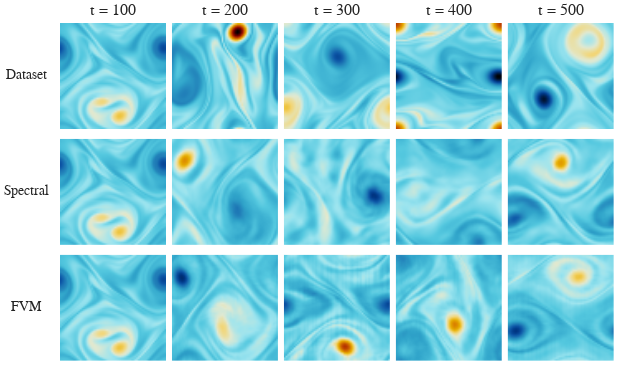

Notebook code cell kept with this figure:
### Code cell
import plotly.subplots as subplots
rows=3
cols=5
fig = subplots.make_subplots(rows,cols,vertical_spacing=0.01,horizontal_spacing=0.01, 
                             #row_titles=['Dataset', 'Spectral', 'FDM', 'FVM'],
                             column_titles=['t = 100', 't = 200', 't = 300', 't = 400', 't = 500'])
#fig.add_trace(go.Heatmap(z=du_fvm['dwdx'][0,...,0], showscale=False),1,1)

for i, type in enumerate(['Dataset', 'Spectral', 'FVM']):
    for j, time_step in enumerate([100,200,300,400,500]):
        if type == 'Dataset':
            data = dataset[rollout_idx,100:,...]
        else:
            data = models[f'{type}_H2_reg']['data'][...,0]

        fig.add_trace(go.Heatmap(z=data[time_step-100,...], showscale=False, coloraxis='coloraxis1', zsmooth='fast'),i+1,j+1)


#fig.add_trace(go.Heatmap(z=first_soblev[0,...,0].real, showscale=False),1,3)
for i in range(1, rows*cols + 1):
    fig.update_xaxes(scaleanchor=f"y{i}", ticks='', scaleratio=1, linecolor='rgba(0,0,0,0)', showgrid=False, showticklabels=False, row=(i-1)//cols + 1, col=(i-1)%cols + 1)
    fig.update_yaxes(constrain='domain', ticks='', linecolor='rgba(0,0,0,0)', showgrid=False, showticklabels=False, row=(i-1)//cols + 1, col=(i-1)%cols + 1)
fig.update_layout(
    font=dict(family="Times New Roman", size=11), template = "simple_white",
    #xaxis=dict(showticklabels=True, showgrid=True, zeroline=False, linecolor='rgba(0,0,0,0)', title='Angle', scaleanchor='y', scaleratio=1.5, title_standoff=0),
    #yaxis=dict(showticklabels=True, showgrid=True, zeroline=False, linecolor='rgba(0,0,0,0)', title='Radius'),
    #plot_bgcolor='rgba(0,0,0,0)',    # Background color inside the plot area
    width=px_width*1, showlegend=False, margin=dict(l=60, r=10, t=20, b=10), height = px_width*0.6, 
    coloraxis1=dict(colorscale='IceFire', showscale=False),
)
# for ann in fig['layout']['annotations']:
#     ann['y'] -= 0.03  # reduce y offset (smaller -> closer)
for i, t in enumerate(['Dataset', 'Spectral', 'FVM']):
    fig.add_annotation(
        text=t,
        x=-0.06,           # slightly left of the axis
        y=S/2,    # evenly spaced from bottom (0) to top (1)
        xref='paper',xanchor='center',
        yref=f'y{cols*i+1}',
        showarrow=False,
        textangle=0,
        font=dict(size=14)
    )

# for i in range(len(fig.layout.annotations)):
#    fig.layout.annotations[i].y = 0.93  # Adjust y coordinate closer to plot
fig.show()
fig.write_image(f"{figure_path}/MNO_KF500_rollout_timesteps.pdf")

### Figure 1 — Plotly figure (JSON) as saved in the notebook; plotly's stock layout.template omitted (floating-point values rounded to 4 significant figures; data arrays with more than 128 entries replaced by an {"elided": "..."} marker saying what was removed)
{"data": [{"coloraxis": "coloraxis", "showscale": false, "type": "heatmap", "xaxis": "x", "yaxis": "y", "z": {"elided": "64x64 float values"}, "zsmooth": "fast"}, {"coloraxis": "coloraxis", "showscale": false, "type": "heatmap", "xaxis": "x2", "yaxis": "y2", "z": {"elided": "64x64 float values"}, "zsmooth": "fast"}, {"coloraxis": "coloraxis", "showscale": false, "type": "heatmap", "xaxis": "x3", "yaxis": "y3", "z": {"elided": "64x64 float values"}, "zsmooth": "fast"}, {"coloraxis": "coloraxis", "showscale": false, "type": "heatmap", "xaxis": "x4", "yaxis": "y4", "z": {"elided": "64x64 float values"}, "zsmooth": "fast"}, {"coloraxis": "coloraxis", "showscale": false, "type": "heatmap", "xaxis": "x5", "yaxis": "y5", "z": {"elided": "64x64 float values"}, "zsmooth": "fast"}, {"coloraxis": "coloraxis", "showscale": false, "type": "heatmap", "xaxis": "x6", "yaxis": "y6", "z": {"elided": "64x64 float values"}, "zsmooth": "fast"}, {"coloraxis": "coloraxis", "showscale": false, "type": "heatmap", "xaxis": "x7", "yaxis": "y7", "z": {"elided": "64x64 float values"}, "zsmooth": "fast"}, {"coloraxis": "coloraxis", "showscale": false, "type": "heatmap", "xaxis": "x8", "yaxis": "y8", "z": {"elided": "64x64 float values"}, "zsmooth": "fast"}, {"coloraxis": "coloraxis", "showscale": false, "type": "heatmap", "xaxis": "x9", "yaxis": "y9", "z": {"elided": "64x64 float values"}, "zsmooth": "fast"}, {"coloraxis": "coloraxis", "showscale": false, "type": "heatmap", "xaxis": "x10", "yaxis": "y10", "z": {"elided": "64x64 float values"}, "zsmooth": "fast"}, {"coloraxis": "coloraxis", "showscale": false, "type": "heatmap", "xaxis": "x11", "yaxis": "y11", "z": {"elided": "64x64 float values"}, "zsmooth": "fast"}, {"coloraxis": "coloraxis", "showscale": false, "type": "heatmap", "xaxis": "x12", "yaxis": "y12", "z": {"elided": "64x64 float values"}, "zsmooth": "fast"}, {"coloraxis": "coloraxis", "showscale": false, "type": "heatmap", "xaxis": "x13", "yaxis": "y13", "z": {"elided": "64x64 float values"}, "zsmooth": "fast"}, {"coloraxis": "coloraxis", "showscale": false, "type": "heatmap", "xaxis": "x14", "yaxis": "y14", "z": {"elided": "64x64 float values"}, "zsmooth": "fast"}, {"coloraxis": "coloraxis", "showscale": false, "type": "heatmap", "xaxis": "x15", "yaxis": "y15", "z": {"elided": "64x64 float values"}, "zsmooth": "fast"}], "layout": {"annotations": [{"font": {"size": 16}, "showarrow": false, "text": "t = 100", "x": 0.096, "xanchor": "center", "xref": "paper", "y": 1, "yanchor": "bottom", "yref": "paper"}, {"font": {"size": 16}, "showarrow": false, "text": "t = 200", "x": 0.298, "xanchor": "center", "xref": "paper", "y": 1, "yanchor": "bottom", "yref": "paper"}, {"font": {"size": 16}, "showarrow": false, "text": "t = 300", "x": 0.5, "xanchor": "center", "xref": "paper", "y": 1, "yanchor": "bottom", "yref": "paper"}, {"font": {"size": 16}, "showarrow": false, "text": "t = 400", "x": 0.702, "xanchor": "center", "xref": "paper", "y": 1, "yanchor": "bottom", "yref": "paper"}, {"font": {"size": 16}, "showarrow": false, "text": "t = 500", "x": 0.904, "xanchor": "center", "xref": "paper", "y": 1, "yanchor": "bottom", "yref": "paper"}, {"font": {"size": 14}, "showarrow": false, "text": "Dataset", "textangle": 0, "x": -0.06, "xanchor": "center", "xref": "paper", "y": 32, "yref": "y"}, {"font": {"size": 14}, "showarrow": false, "text": "Spectral", "textangle": 0, "x": -0.06, "xanchor": "center", "xref": "paper", "y": 32, "yref": "y6"}, {"font": {"size": 14}, "showarrow": false, "text": "FVM", "textangle": 0, "x": -0.06, "xanchor": "center", "xref": "paper", "y": 32, "yref": "y11"}], "coloraxis": {"colorscale": [[0, "#000000"], [0.0625, "#001f4d"], [0.125, "#003786"], [0.1875, "#0e58a8"], [0.25, "#217eb8"], [0.3125, "#30a4ca"], [0.375, "#54c8df"], [0.4375, "#9be4ef"], [0.5, "#e1e9d1"], [0.5625, "#f3d573"], [0.625, "#e7b000"], [0.6875, "#da8200"], [0.75, "#c65400"], [0.8125, "#ac2301"], [0.875, "#820000"], [0.9375, "#4c0000"], [1, "#000000"]], "showscale": false}, "font": {"family": "Times New Roman", "size": 11}, "height": 374.4, "margin": {"b": 10, "l": 60, "r": 10, "t": 20}, "showlegend": false, "width": 624, "xaxis": {"anchor": "y", "domain": [0, 0.192], "linecolor": "rgba(0,0,0,0)", "scaleanchor": "y", "scaleratio": 1, "showgrid": false, "showticklabels": false, "ticks": ""}, "xaxis10": {"anchor": "y10", "domain": [0.808, 1], "linecolor": "rgba(0,0,0,0)", "scaleanchor": "y10", "scaleratio": 1, "showgrid": false, "showticklabels": false, "ticks": ""}, "xaxis11": {"anchor": "y11", "domain": [0, 0.192], "linecolor": "rgba(0,0,0,0)", "scaleanchor": "y11", "scaleratio": 1, "showgrid": false, "showticklabels": false, "ticks": ""}, "xaxis12": {"anchor": "y12", "domain": [0.202, 0.394], "linecolor": "rgba(0,0,0,0)", "scaleanchor": "y12", "scaleratio": 1, "showgrid": false, "showticklabels": false, "ticks": ""}, "xaxis13": {"anchor": "y13", "domain": [0.404, 0.596], "linecolor": "rgba(0,0,0,0)", "scaleanchor": "y13", "scaleratio": 1, "showgrid": false, "showticklabels": false, "ticks": ""}, "xaxis14": {"anchor": "y14", "domain": [0.606, 0.798], "linecolor": "rgba(0,0,0,0)", "scaleanchor": "y14", "scaleratio": 1, "showgrid": false, "showticklabels": false, "ticks": ""}, "xaxis15": {"anchor": "y15", "domain": [0.808, 1], "linecolor": "rgba(0,0,0,0)", "scaleanchor": "y15", "scaleratio": 1, "showgrid": false, "showticklabels": false, "ticks": ""}, "xaxis2": {"anchor": "y2", "domain": [0.202, 0.394], "linecolor": "rgba(0,0,0,0)", "scaleanchor": "y2", "scaleratio": 1, "showgrid": false, "showticklabels": false, "ticks": ""}, "xaxis3": {"anchor": "y3", "domain": [0.404, 0.596], "linecolor": "rgba(0,0,0,0)", "scaleanchor": "y3", "scaleratio": 1, "showgrid": false, "showticklabels": false, "ticks": ""}, "xaxis4": {"anchor": "y4", "domain": [0.606, 0.798], "linecolor": "rgba(0,0,0,0)", "scaleanchor": "y4", "scaleratio": 1, "showgrid": false, "showticklabels": false, "ticks": ""}, "xaxis5": {"anchor": "y5", "domain": [0.808, 1], "linecolor": "rgba(0,0,0,0)", "scaleanchor": "y5", "scaleratio": 1, "showgrid": false, "showticklabels": false, "ticks": ""}, "xaxis6": {"anchor": "y6", "domain": [0, 0.192], "linecolor": "rgba(0,0,0,0)", "scaleanchor": "y6", "scaleratio": 1, "showgrid": false, "showticklabels": false, "ticks": ""}, "xaxis7": {"anchor": "y7", "domain": [0.202, 0.394], "linecolor": "rgba(0,0,0,0)", "scaleanchor": "y7", "scaleratio": 1, "showgrid": false, "showticklabels": false, "ticks": ""}, "xaxis8": {"anchor": "y8", "domain": [0.404, 0.596], "linecolor": "rgba(0,0,0,0)", "scaleanchor": "y8", "scaleratio": 1, "showgrid": false, "showticklabels": false, "ticks": ""}, "xaxis9": {"anchor": "y9", "domain": [0.606, 0.798], "linecolor": "rgba(0,0,0,0)", "scaleanchor": "y9", "scaleratio": 1, "showgrid": false, "showticklabels": false, "ticks": ""}, "yaxis": {"anchor": "x", "constrain": "domain", "domain": [0.6733, 1], "linecolor": "rgba(0,0,0,0)", "showgrid": false, "showticklabels": false, "ticks": ""}, "yaxis10": {"anchor": "x10", "constrain": "domain", "domain": [0.3367, 0.6633], "linecolor": "rgba(0,0,0,0)", "showgrid": false, "showticklabels": false, "ticks": ""}, "yaxis11": {"anchor": "x11", "constrain": "domain", "domain": [0, 0.3267], "linecolor": "rgba(0,0,0,0)", "showgrid": false, "showticklabels": false, "ticks": ""}, "yaxis12": {"anchor": "x12", "constrain": "domain", "domain": [0, 0.3267], "linecolor": "rgba(0,0,0,0)", "showgrid": false, "showticklabels": false, "ticks": ""}, "yaxis13": {"anchor": "x13", "constrain": "domain", "domain": [0, 0.3267], "linecolor": "rgba(0,0,0,0)", "showgrid": false, "showticklabels": false, "ticks": ""}, "yaxis14": {"anchor": "x14", "constrain": "domain", "domain": [0, 0.3267], "linecolor": "rgba(0,0,0,0)", "showgrid": false, "showticklabels": false, "ticks": ""}, "yaxis15": {"anchor": "x15", "constrain": "domain", "domain": [0, 0.3267], "linecolor": "rgba(0,0,0,0)", "showgrid": false, "showticklabels": false, "ticks": ""}, "yaxis2": {"anchor": "x2", "constrain": "domain", "domain": [0.6733, 1], "linecolor": "rgba(0,0,0,0)", "showgrid": false, "showticklabels": false, "ticks": ""}, "yaxis3": {"anchor": "x3", "constrain": "domain", "domain": [0.6733, 1], "linecolor": "rgba(0,0,0,0)", "showgrid": false, "showticklabels": false, "ticks": ""}, "yaxis4": {"anchor": "x4", "constrain": "domain", "domain": [0.6733, 1], "linecolor": "rgba(0,0,0,0)", "showgrid": false, "showticklabels": false, "ticks": ""}, "yaxis5": {"anchor": "x5", "constrain": "domain", "domain": [0.6733, 1], "linecolor": "rgba(0,0,0,0)", "showgrid": false, "showticklabels": false, "ticks": ""}, "yaxis6": {"anchor": "x6", "constrain": "domain", "domain": [0.3367, 0.6633], "linecolor": "rgba(0,0,0,0)", "showgrid": false, "showticklabels": false, "ticks": ""}, "yaxis7": {"anchor": "x7", "constrain": "domain", "domain": [0.3367, 0.6633], "linecolor": "rgba(0,0,0,0)", "showgrid": false, "showticklabels": false, "ticks": ""}, "yaxis8": {"anchor": "x8", "constrain": "domain", "domain": [0.3367, 0.6633], "linecolor": "rgba(0,0,0,0)", "showgrid": false, "showticklabels": false, "ticks": ""}, "yaxis9": {"anchor": "x9", "constrain": "domain", "domain": [0.3367, 0.6633], "linecolor": "rgba(0,0,0,0)", "showgrid": false, "showticklabels": false, "ticks": ""}}}
